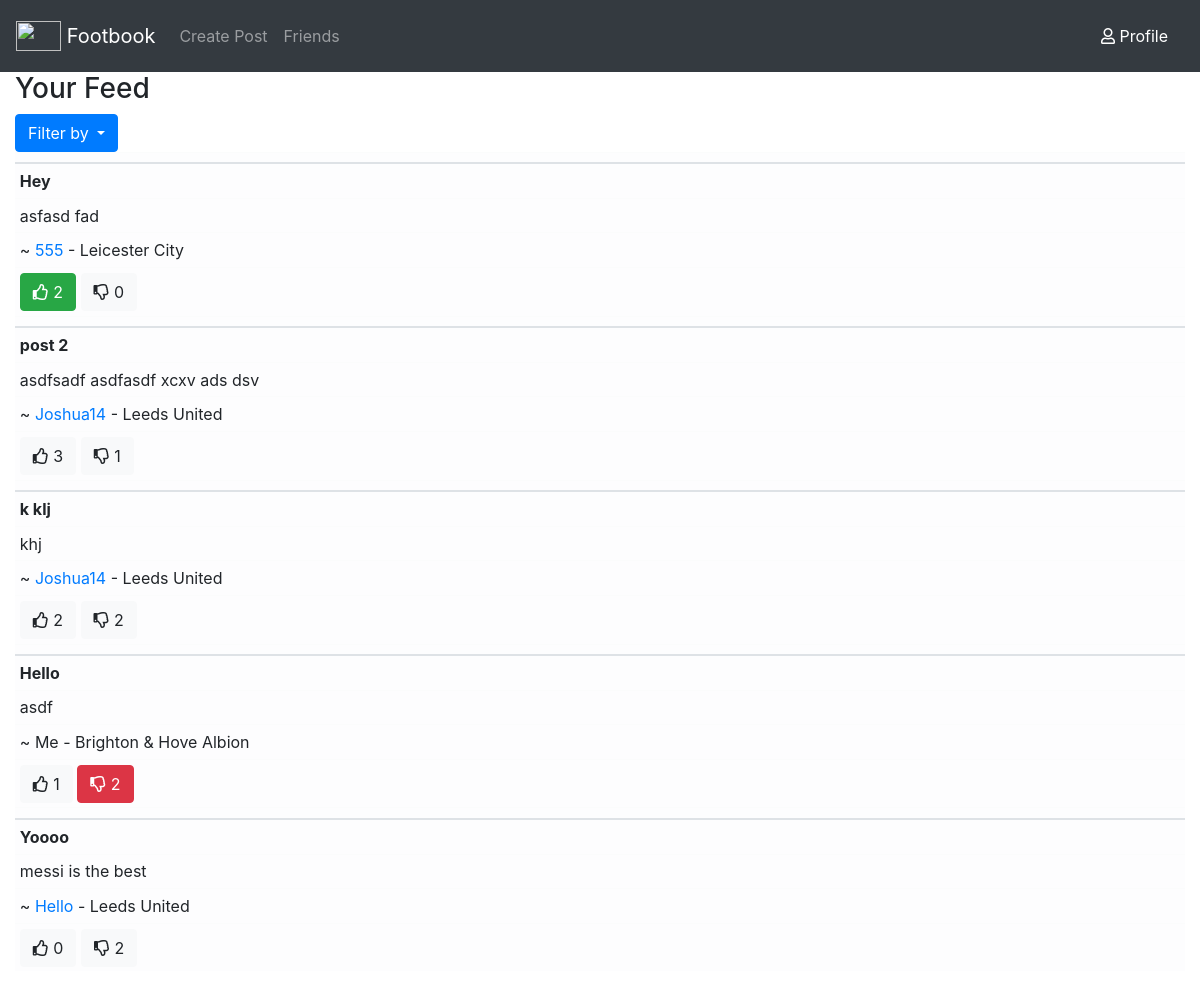
The app's page / (signed in) with its own data.
### app/models.py (models this page shows)
class Post(db.Model):
    id = db.Column(db.Integer, primary_key=True) #primary key
    title = db.Column(db.String(200), nullable=False) #string max char length 200
    description = db.Column(db.String(1000), nullable=False) #string max char length 1000
    likes = db.relationship('User', secondary=Likes, backref='liked')
    dislikes = db.relationship('User', secondary=Dislikes, backref='disliked')
    user_id = db.Column(db.Integer, db.ForeignKey('user.id'),nullable=False)

class User(UserMixin, db.Model):
    id = db.Column(db.Integer, primary_key=True) # primary keys are required by SQLAlchemy
    email = db.Column(db.String(100), unique=True, nullable=False)
    username = db.Column(db.String(1000), nullable=False)
    password = db.Column(db.String(100), nullable=False)
    team = db.Column(db.String(1000), nullable=False)
    posts = db.relationship('Post', backref='user', lazy='joined')
    friends =  db.relationship(
                    'User',secondary=Friends,
                    primaryjoin=Friends.c.user_id1==id,
                    secondaryjoin=Friends.c.user_id2==id)

### app/views.py (the view, shortened to what this page needs)
@app.route('/', methods=['GET', 'POST'])
@login_required
def home():
    global filterSelection
    global filterSelectionText
    print("filterSelection:",filterSelection, " filterSelectionText:",filterSelectionText)
    posts = models.Post.query.all()
    if(filterSelection==1):
        posts = models.Post.query.all()
    print("posts:", posts)
    print("likes", current_user.liked)
    print("dislikes", current_user.disliked)
    print(posts, current_user.liked, current_user.disliked, filterSelection)
    for post in posts:
        print(post.user)
    print("HOME LOADEDDDDD 22222")
    return render_template('home.html', posts=posts, current_user=current_user, filterSelectionText=filterSelectionText)

### app/__init__.py (called while the page is built)
@login_manager.user_loader
def load_user(user_id):
    return User.query.get(int(user_id))

### app/templates/home.html (shortened to what this page needs)
{% extends "base.html" %}
{% block content %}
<h3>Your Feed</h3>
<div class="btn-group">
    <button class="btn btn-primary dropdown-toggle" id="dropdownbutton-head" value=0 type="button" data-toggle="dropdown" aria-haspopup="true" aria-expanded="false">
    {{filterSelectionText}}
    </button>
</div>
<table class = "table table-sm">
{% for post in posts %}
<thead class = "table-light">
    <th></th>
    <tr>
        <td><b>{{post.title}}</b></td>
    </tr>
    <tr>
        <td>{{post.description}}</td>
    </tr>
    <tr>
        {% if post.user != current_user %}
        <td>~ <a href="/viewProfile/{{post.user.username}}">{{post.user.username}}</a> - {{post.user.team}}</td>
        {% else %}
        <td>~ Me - {{post.user.team}}</td>
        {% endif %}
    </tr>
    <tr>
        <td>
            {% if post not in current_user.liked %}
            <button class="btn btn-light" name="like" value={{post.id}} id=like{{post.id}}><i class="far fa-thumbs-up"></i> {{(post.likes| length)}} </button>
            {% else %}
            <button class="btn btn-success" name="like" value={{post.id}} id=like{{post.id}}><i class="far fa-thumbs-up"></i> {{(post.likes| length)}} </button>
            {% endif %}
            {% if post not in current_user.disliked %}
            <button class="btn btn-light" name="dislike" value={{post.id}} id=dislike{{post.id}}><i class="far fa-thumbs-down"></i> {{(post.dislikes| length)}} </button>
            {% else %}
            <button class="btn btn-danger" name="dislike" value={{post.id}} id=dislike{{post.id}}><i class="far fa-thumbs-down"></i> {{(post.dislikes| length)}} </button>
            {% endif %}
        </td>
    </tr>
</thead>
{% endfor %}
</table>
{% endblock %}

### records on screen
Post: title "Hey", description "asfasd fad", user.username "555", user.team "Leicester City", {{ post.id }} 1 (drawn), likes "2", dislikes "0"
Post: title "post 2", description "asdfsadf asdfasdf xcxv ads dsv", user.username "Joshua14", user.team "Leeds United", {{ post.id }} 2 (drawn), likes "3", dislikes "1"
Post: title "k klj", description "khj", user.username "Joshua14", user.team "Leeds United", {{ post.id }} 3 (drawn), likes "2", dislikes "2"
Post: title "Hello", description "asdf", user.team "Brighton & Hove Albion", {{ post.id }} 4 (drawn), likes "1", dislikes "2"
Post: title "Yoooo", description "messi is the best", user.username "Hello", user.team "Leeds United", {{ post.id }} 5 (drawn), likes "0", dislikes "2"

### other values on screen
{{ filterSelectionText }} "Filter by"
